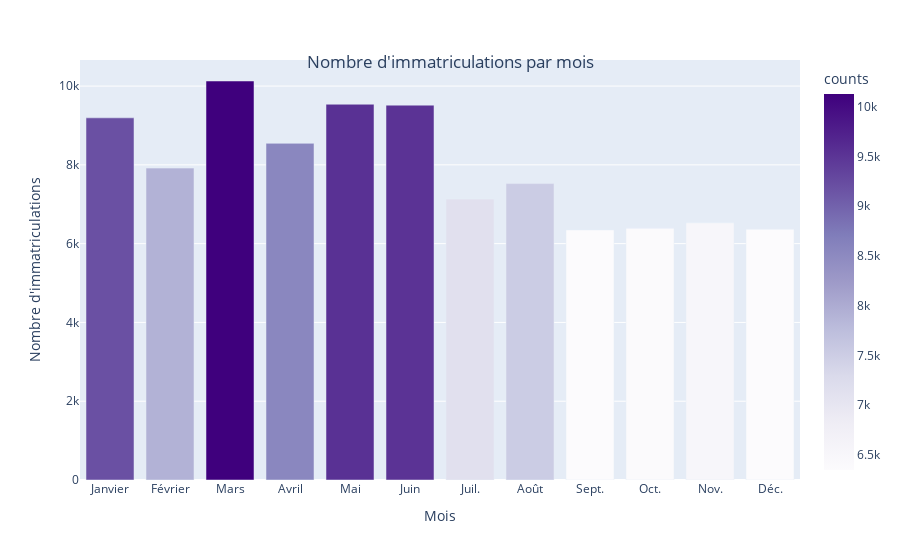

The cell this chart's notebook holds for it:
### Code cell
viz.plot_registrations_per_month(df)

### Figure 1 — Plotly figure (JSON) as saved in the notebook; plotly's stock layout.template omitted (floating-point values rounded to 4 significant figures)
{"data": [{"alignmentgroup": "True", "hovertemplate": "Month=%{x}<br>counts=%{marker.color}<extra></extra>", "legendgroup": "", "marker": {"color": [9194, 7918, 10129, 8547, 9539, 9516, 7133, 7525, 6348, 6388, 6528, 6364], "coloraxis": "coloraxis", "pattern": {"shape": ""}}, "name": "", "offsetgroup": "", "orientation": "v", "showlegend": false, "textposition": "auto", "type": "bar", "x": [1, 2, 3, 4, 5, 6, 7, 8, 9, 10, 11, 12], "xaxis": "x", "y": [9194, 7918, 10129, 8547, 9539, 9516, 7133, 7525, 6348, 6388, 6528, 6364], "yaxis": "y"}], "layout": {"barmode": "relative", "coloraxis": {"colorbar": {"title": {"text": "counts"}}, "colorscale": [[0, "rgb(252,251,253)"], [0.125, "rgb(239,237,245)"], [0.25, "rgb(218,218,235)"], [0.375, "rgb(188,189,220)"], [0.5, "rgb(158,154,200)"], [0.625, "rgb(128,125,186)"], [0.75, "rgb(106,81,163)"], [0.875, "rgb(84,39,143)"], [1, "rgb(63,0,125)"]]}, "legend": {"tracegroupgap": 0}, "margin": {"t": 60}, "showlegend": false, "title": {"text": "Nombre d'immatriculations par mois", "x": 0.5, "xanchor": "center", "y": 0.9, "yanchor": "top"}, "xaxis": {"anchor": "y", "domain": [0, 1], "ticktext": ["Janvier", "Février", "Mars", "Avril", "Mai", "Juin", "Juil.", "Août", "Sept.", "Oct.", "Nov.", "Déc."], "tickvals": [1, 2, 3, 4, 5, 6, 7, 8, 9, 10, 11, 12], "title": {"text": "Mois"}}, "yaxis": {"anchor": "x", "domain": [0, 1], "title": {"text": "Nombre d'immatriculations"}}}}
